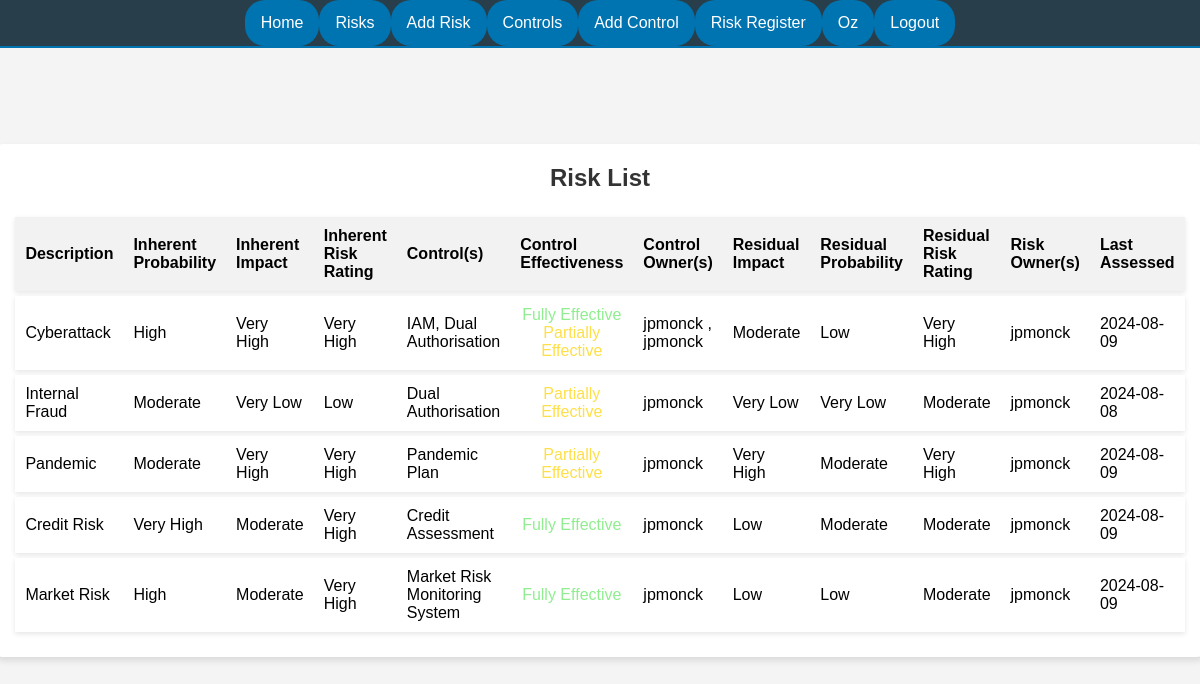
The page /risks/ (signed in) on the database its author committed.
### accounts/models.py (models this page shows)
class CustomUser(AbstractUser):
    pass

### prudence/models.py (models this page shows, shortened)
class Risk(models.Model):
    description = models.TextField()
    inherent_probability = models.IntegerField(choices=PROBABILITY_CHOICES)
    inherent_impact = models.IntegerField(choices=IMPACT_CHOICES)
    inherent_risk_rating = models.DecimalField(
        max_digits=5, decimal_places=2, null=True, blank=True)
    controls = models.ManyToManyField(Control, blank=True)
    residual_impact = models.IntegerField(
        choices=IMPACT_CHOICES, null=True, blank=True)
    residual_probability = models.IntegerField(
        choices=PROBABILITY_CHOICES, null=True, blank=True)
    residual_risk_rating = models.DecimalField(
        max_digits=5, decimal_places=2, null=True, blank=True)
    risk_owner = models.ForeignKey(
        User, related_name='risks_owned', on_delete=models.SET_NULL, null=True)
    last_assessed = models.DateField(auto_now=True)

class Control(models.Model):
    name = models.CharField(max_length=255)
    description = models.TextField()
    EFFECTIVENESS_CHOICES = [
        (0.0, 'Not Effective'),
        (0.5, 'Partially Effective'),
        (1.0, 'Fully Effective'),
    ]
    effectiveness = models.FloatField(
        choices=EFFECTIVENESS_CHOICES, default=0.0)
    owner = models.ForeignKey(
        User, related_name='controls', on_delete=models.SET_NULL, null=True)
    clastassessed = models.DateField(auto_now=True)

### prudence/views.py (the view)
# urls.py: path('risks/', views.risk_list, name='risk_list'),
def risk_list(request):
    risks = Risk.objects.all().prefetch_related('controls', 'controls__owner')
    return render(request, 'risk_list.html', {'risks': risks})

### prudence/templatetags/risk_filters.py (called while the page is built)
@register.filter(name='get_description')
def get_description(value, arg):
    if arg == 'prob':
        return dict(PROBABILITY_CHOICES).get(value, 'Unknown')
    elif arg == 'impact':
        return dict(IMPACT_CHOICES).get(value, 'Unknown')

def risk_rating_to_description(value):
    if value < 1.5:
        return 'Very Low'
    elif 1.5 <= value < 3.5:
        return 'Low'
    elif 3.5 <= value < 6.5:
        return 'Moderate'
    elif 6.5 <= value < 8.5:
        return 'High'
    elif value >= 8.5:
        return 'Very High'
    return 'Out of Range'  # For unexpected values

@register.filter
def get_risk_description(value):
    try:
        value = float(value)  # Ensuring the value can be evaluated
        return risk_rating_to_description(value)
    except (TypeError, ValueError):
        return 'Invalid Input'  # In case of non-numeric inputs

### templates/risk_list.html (shortened to what this page needs)
{% extends 'base.html' %}
{% load risk_filters %}
{% block content %}
<div class="container">
    <h1>Risk List</h1>
    <table class="risk-table">
        <thead>
            <tr>
                <th>Description</th>
                <th>Inherent Probability</th>
                <th>Inherent Impact</th>
                <th>Inherent Risk Rating</th>
                <th>Control(s)</th>
                <th>Control Effectiveness</th>
                <th>Control Owner(s)</th>
                <th>Residual Impact</th>
                <th>Residual Probability</th>
                <th>Residual Risk Rating</th>
                <th>Risk Owner(s)</th>
                <th>Last Assessed</th>
            </tr>
        </thead>
        <tbody>
            {% for risk in risks %}
            <tr class="editable-row" data-id="{{ risk.id }}" style="cursor:pointer">
                <td>{{ risk.description }}</td>
                <td>{{ risk.inherent_probability|get_description:'prob' }}</td>
                <td>{{ risk.inherent_impact|get_description:'impact' }}</td>
                <td>{{ risk.inherent_risk_rating|get_risk_description }}</td>
                <td>
                    {% for control in risk.controls.all %}
                        {{ control.name }}{% if not forloop.last %}, {% endif %}
                    {% endfor %}
                </td>
                <td style="text-align: center; vertical-align: middle;">
                    {% for control in risk.controls.all %}
                    <span style="color:
                        {% if control.effectiveness == 0.0 %}#ff6347
                        {% elif control.effectiveness == 0.5 %}#ffdf47
                        {% elif control.effectiveness == 1.0 %}#90ee90
                        {% else %}#000000{% endif %};">
                        {% if control.effectiveness == 0.0 %}
                            Not Effective
                        {% elif control.effectiveness == 0.5 %}
                            Partially Effective
                        {% elif control.effectiveness == 1.0 %}
                            Fully Effective
                        {% else %}
                            Unknown Effectiveness
                        {% endif %}
                    </span><br>
                    {% endfor %}
                </td>
                <td>
                    {% for control in risk.controls.all %}
                        {% if control.owner %}
                            {{ control.owner.username }}
                        {% else %}
                            No owner assigned
                        {% endif %}
                        {% if not forloop.last %}, {% endif %}
                    {% endfor %}
                </td>
                <td>{{ risk.residual_impact|get_description:'prob' }}</td>
                <td>{{ risk.residual_probability|get_description:'impact' }}</td>
                <td>{{ risk.residual_risk_rating|get_risk_description }}</td>
                <td>
                    {% if risk.risk_owner %}
                        {{ risk.risk_owner.username }}
                    {% else %}
                        None assigned
                    {% endif %}
                </td>
                <td>{{ risk.last_assessed|date:"Y-m-d" }}</td>
            </tr>
            {% empty %}
            <tr>
                <td colspan="11">No risks found.</td>
            </tr>
            {% endfor %}
        </tbody>
    </table>
</div>
{% endblock %}

### templates/base.html (shortened to what this page needs)
<!DOCTYPE html>
<html lang="en">
  <head>
    {% load static %}
    <link rel="stylesheet" href="{% static 'css/styles.css' %}" />
  </head>
  <body>
    <header>
      <nav>
        <ul class="navbar" style="align-items: center">
          <li>
            <a href="{% url 'home' %}" class="button">Home</a>
          </li>
          {% if user.is_authenticated %}
            <li>
              <a href="{% url 'risk_list' %}" class="button">Risks</a>
            </li>
            <li>
              <a href="{% url 'add_risk' %}" class="button">Add Risk</a>
            </li>
            <li>
              <a href="{% url 'control_list' %}" class="button">Controls</a>
            </li>
            <li>
              <a href="{% url 'add_control' %}" class="button">Add Control</a>
            </li>
            <li>
              <a href="{% url 'risk_register' %}" class="button">Risk Register</a>
            </li>
            <li>
              <a href="{% url 'assigned_items' %}" class="button">{{ user.username }}</a>
            </li>
            <li>
              <a href="{% url 'logout' %}" class="button">Logout</a>
            </li>
          {% endif %}
        </ul>
      </nav>
    </header>
    <main>
      {% block content %}
      {% endblock %}
    </main>
  </body>
</html>

### static/css/styles.css (style rules this page uses)
body, h1, p, form, input { margin: 0; padding: 0; font-family: Arial, sans-serif; }
body { background-color: #f4f4f4; display: flex; justify-content: center; align-items: center; height: 100vh; }
.container { background: #fff; padding: 20px; border-radius: 8px; box-shadow: 0 4px 6px rgba(0, 0, 0, 0.1); width: auto; max-width: 1200px; margin: 20px auto; }
h1 { font-size: 24px; color: #333; text-align: center; margin-bottom: 20px; }
.navbar { list-style-type: none; margin: 0 auto; padding: 0; overflow: hidden; background-color: #283e4a; display: flex; justify-content: center; align-items: center; width: 100%; position: fixed; top: 0; left: 0; right: 0; border-bottom: 2px solid #0073b1; }
.navbar li { display: inline-block; }
.navbar li a { display: block; color: white; text-align: center; padding: 14px 16px; text-decoration: none; transition: background-color 0.3s; }
.button, input[type="submit"] { background-color: #0073b1; color: white; border: none; cursor: pointer; padding: 10px 20px; border-radius: 20px; transition: background 0.3s ease; }
.risk-table { width: 100%; border-collapse: separate; border-spacing: 0 5px; }
.risk-table th, .risk-table td { background: white; padding: 10px; border: 0px solid #ddd; }
.risk-table th { background-color: #f2f2f2; text-align: left; }
.risk-table tr { box-shadow: 0 2px 5px rgba(0,0,0,0.1); }

### rows shown on the page
CustomUser: username "Oz"
Risk: description "Cyberattack", inherent_probability|get_description "High", inherent_impact|get_description "Very High", inherent_risk_rating|get_risk_description "Very High", residual_impact|get_description "Moderate", residual_probability|get_description "Low", residual_risk_rating|get_risk_description "Very High", risk_owner.username "jpmonck", last_assessed "2024-08-09"
Control: name "IAM", effectiveness "Fully Effective", owner.username "jpmonck"
Control: name "Dual Authorisation", effectiveness "Partially Effective", owner.username "jpmonck"
Risk: description "Internal Fraud", inherent_probability|get_description "Moderate", inherent_impact|get_description "Very Low", inherent_risk_rating|get_risk_description "Low", residual_impact|get_description "Very Low", residual_probability|get_description "Very Low", residual_risk_rating|get_risk_description "Moderate", risk_owner.username "jpmonck", last_assessed "2024-08-08"
Risk: description "Pandemic", inherent_probability|get_description "Moderate", inherent_impact|get_description "Very High", inherent_risk_rating|get_risk_description "Very High", residual_impact|get_description "Very High", residual_probability|get_description "Moderate", residual_risk_rating|get_risk_description "Very High", risk_owner.username "jpmonck", last_assessed "2024-08-09"
Control: name "Pandemic Plan", effectiveness "Partially Effective", owner.username "jpmonck"
Risk: description "Credit Risk", inherent_probability|get_description "Very High", inherent_impact|get_description "Moderate", inherent_risk_rating|get_risk_description "Very High", residual_impact|get_description "Low", residual_probability|get_description "Moderate", residual_risk_rating|get_risk_description "Moderate", risk_owner.username "jpmonck", last_assessed "2024-08-09"
Control: name "Credit Assessment", effectiveness "Fully Effective", owner.username "jpmonck"
Risk: description "Market Risk", inherent_probability|get_description "High", inherent_impact|get_description "Moderate", inherent_risk_rating|get_risk_description "Very High", residual_impact|get_description "Low", residual_probability|get_description "Low", residual_risk_rating|get_risk_description "Moderate", risk_owner.username "jpmonck", last_assessed "2024-08-09"
Control: name "Market Risk Monitoring System", effectiveness "Fully Effective", owner.username "jpmonck"
